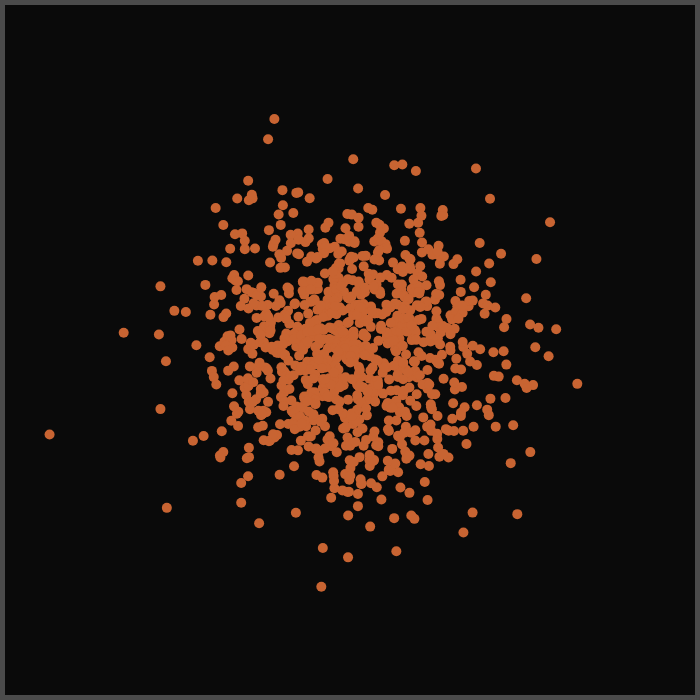
Frame 1 (no input)
Frame 60 (no input): identical to frame 1, image omitted
Frame 120 (the mouse pressed at the canvas centre since frame 60): identical to frame 1, image omitted

The p5.js sketch that drew this single still picture (run headless with seeded random() and noise() and a simulated clock; from frame 60 on, the mouse is pressed at the canvas centre):

// p5.js sketch
// ── sketch.js
// Canvas and grid constants
const width = 700;
const height = 700;
const backgroundColor = [10, 10, 10];
const gridSize = 50;
const frames = 60;

// Grid for nuclei
let nucleiGrid;

// Nuclei constants
const nucleiNum = 1000;
const nucleiDensity = 75;
const nucleiDiameter = 10;
const nucleiColor = [200, 100, 50];

// Array for neutrons
let neutrons = [];

// Neutron constants
const neutronDiameter = 5;
const neutronColor = [100, 100, 100];
const neutronNumOnMouseClick = 5;

// Array of neutron reflectors
let neutronReflectors = [];

// Neutron reflector constants
const addNeutronReflectors = true;
const neutronReflectorWidth = 5;
const neutronReflectorColor = [75, 75, 75];

// Constants for bounds of neutron reflectors
let xLeftBound;
let xRightBound;
let yTopBound;
let yBottomBound;

function setup() { 
  createCanvas(width, height);
  frameRate(frames);
  
  noStroke();
  
  // Creates neutron reflectors if constant specifies
  if (addNeutronReflectors) {
    neutronReflectors.push(new NeutronReflector(0, 0, width, neutronReflectorWidth, neutronReflectorColor));
    neutronReflectors.push(new NeutronReflector(0, 0, neutronReflectorWidth, height, neutronReflectorColor));
    neutronReflectors.push(new NeutronReflector(width - neutronReflectorWidth, 0, neutronReflectorWidth, height, neutronReflectorColor));
    neutronReflectors.push(new NeutronReflector(0, height - neutronReflectorWidth, width, neutronReflectorWidth, neutronReflectorColor));
  }
  
  // Calculates bounds for neutron reflectors
  xLeftBound = neutronReflectorWidth + nucleiDiameter;
  xRightBound = width - neutronReflectorWidth - nucleiDiameter;
  yTopBound = neutronReflectorWidth + nucleiDiameter;
  yBottomBound = height - neutronReflectorWidth - nucleiDiameter;
  
  // Initializes nuclei grid
  nucleiGrid = new Array(width / gridSize);
  
  for (let i = 0; i < nucleiGrid.length; i++) {
    nucleiGrid[i] = new Array(height / gridSize);
    
      for (let j = 0; j < nucleiGrid[i].length; j++) {
        nucleiGrid[i][j] = [];
      }
  }
  
  // Creates nuclei and places them in grid
  for (let i = 0; i < nucleiNum; i++) {
    let x = map(randomGaussian(width / 2, nucleiDensity), 0, width, xLeftBound, xRightBound, true);
    let y = map(randomGaussian(width / 2, nucleiDensity), 0, width, yTopBound, yBottomBound, true);
    
    let nucleus = new Nuclei(x, y, nucleiDiameter, nucleiColor)
    
    let r = floor(nucleus.x / gridSize);
    let c = floor(nucleus.y / gridSize);
    
    nucleiGrid[r][c].push(nucleus);
  }
}

function draw() {
  background(backgroundColor);
  
  // Updates all neutrons
  for (let i = neutrons.length - 1; i >= 0; i--) {
    neutrons[i].update();
    
    if (neutrons[i].life <= 0) {
      neutrons.splice(i, 1);
    }
  }
  
  // Checks for collisions
  checkCollisions();
  
  // Draws all neutrons
  for (let i = neutrons.length - 1; i >= 0; i--) {
    neutrons[i].draw();
  }
  
  // Draws all nuclei
  for (let i = 0; i < nucleiGrid.length; i++) {
    let r = nucleiGrid[i];
    
    for (let j = 0; j < r.length; j++) {
      let c = r[j];
      
      for (let k = 0; k < c.length; k++) {
        c[k].draw();
      }
    }
  }
  
  // Draws all neutron reflectors
  for (let i = 0; i < neutronReflectors.length;i++) {
    neutronReflectors[i].draw();
  } 
}

function mouseClicked() {
  // Creates new neutrons upon mouse click
  for (let i = 0; i < neutronNumOnMouseClick; i++) {
    neutrons.push(new Neutron(mouseX, mouseY, neutronDiameter, neutronColor));
  }
}

function checkCollisions() {
  if (addNeutronReflectors) {
    // If there are neutron reflectors, calculates reflections
    for (let i = 0; i < neutrons.length; i++) {
      let neutron = neutrons[i];

      if (neutron.x <= xLeftBound) {
        neutron.x = xLeftBound;
        neutron.vx = -(neutron.vx);
      } else if (neutron.x >= xRightBound) {
        neutron.x = xRightBound;
        neutron.vx = -(neutron.vx);
      } else if (neutron.y <= yTopBound) {
        neutron.y = yTopBound;
        neutron.vy = -(neutron.vy);
      } else if (neutron.y >= yBottomBound) {
        neutron.y = yBottomBound;
        neutron.vy = -(neutron.vy);
      }
    }
  } else {
    // If no neutron reflectors, removes neutrons that are off screen
    for (let i = neutrons.length - 1; i >= 0; i--) {
      let neutron = neutrons[i];

      if (neutron.x < 0 || neutron.x > width || neutron.y < 0 || neutron.y > height) {
        neutrons.splice(i, 1);
      }
    }
  }
  
  for (let i = 0; i < neutrons.length; i++) {
    // Calculates location in grid of neutron
    let neutron = neutrons[i];
    
    let r = floor(neutron.x / gridSize);
    let c = floor(neutron.y / gridSize);
    
    // Creates array of nuclei to check, from current neutron cell and its adjacent cells
    let nucleiToCheck = [];
    let cellNuclei = nucleiGrid[r][c];
    
    nucleiToCheck = nucleiToCheck.concat(cellNuclei);
    
    if (r - 1 >= 0) {
        nucleiToCheck = nucleiToCheck.concat(nucleiGrid[r - 1][c]);
    }
    
    if (r + 1 < nucleiGrid.length) {
        nucleiToCheck = nucleiToCheck.concat(nucleiGrid[r + 1][c]);
    }
    
    if (c - 1 >= 0) {
        nucleiToCheck = nucleiToCheck.concat(nucleiGrid[r][c - 1]);
    }
    
    if (c + 1 < nucleiGrid[r].length) {
        nucleiToCheck = nucleiToCheck.concat(nucleiGrid[r][c + 1]);
    }
    
    // Checks if neutron collided with any nearby nuclei
    for (let j = 0; j < cellNuclei.length; j++) {
      if (dist(cellNuclei[j].x, cellNuclei[j].y, neutron.x, neutron.y) <= ((nucleiDiameter / 2) + (neutronDiameter / 2))) {
        splitNucleus(r, c, j);
        neutrons.splice(i, 1);
        
        break;
      }
    }
  }
}

function splitNucleus(r, c, k) {
  // Removes nucleus with specified indexes, creates neutrons
  let nucleus = nucleiGrid[r][c][k];
  
  for (let i = 0; i < round(random(2, 3)); i++) {
    neutrons.push(new Neutron(nucleus.x, nucleus.y, neutronDiameter, neutronColor));
  }
  
  nucleiGrid[r][c].splice(k, 1);
}
// ── neutron.js
class Neutron {
  constructor(x, y, diameter, color) {
    this.x = x;
    this.y = y;
    
    this.vx = random([-2, 2]) * random(0, 5);
    this.vy = random([-2, 2]) * random(0, 5);
    
    this.diameter = diameter;
    this.color = color;
    
    this.life = 255;
    this.decayRate = 1;
  }
  
  draw() {
    fill(this.color);
    ellipse(this.x, this.y, this.diameter);
  }
  
  update() {
    this.x += this.vx;
    this.y += this.vy;
    
    this.life -= this.decayRate;
  }
}
// ── neutronreflector.js
class NeutronReflector {
  constructor(x, y, width, height, color) {
    this.x = x;
    this.y = y;
    this.width = width;
    this.height = height;
    this.color = color;
  }
  
  draw() {
    fill(this.color);
    rect(this.x, this.y, this.width, this.height);
  }
}
// ── nuclei.js
class Nuclei {
  constructor(x, y, diameter, color) {
    this.x = x;
    this.y = y;
    
    this.diameter = diameter;
    this.color = color;
  }
  
  draw() {
    fill(this.color);
    ellipse(this.x, this.y, this.diameter);
  } 
}
